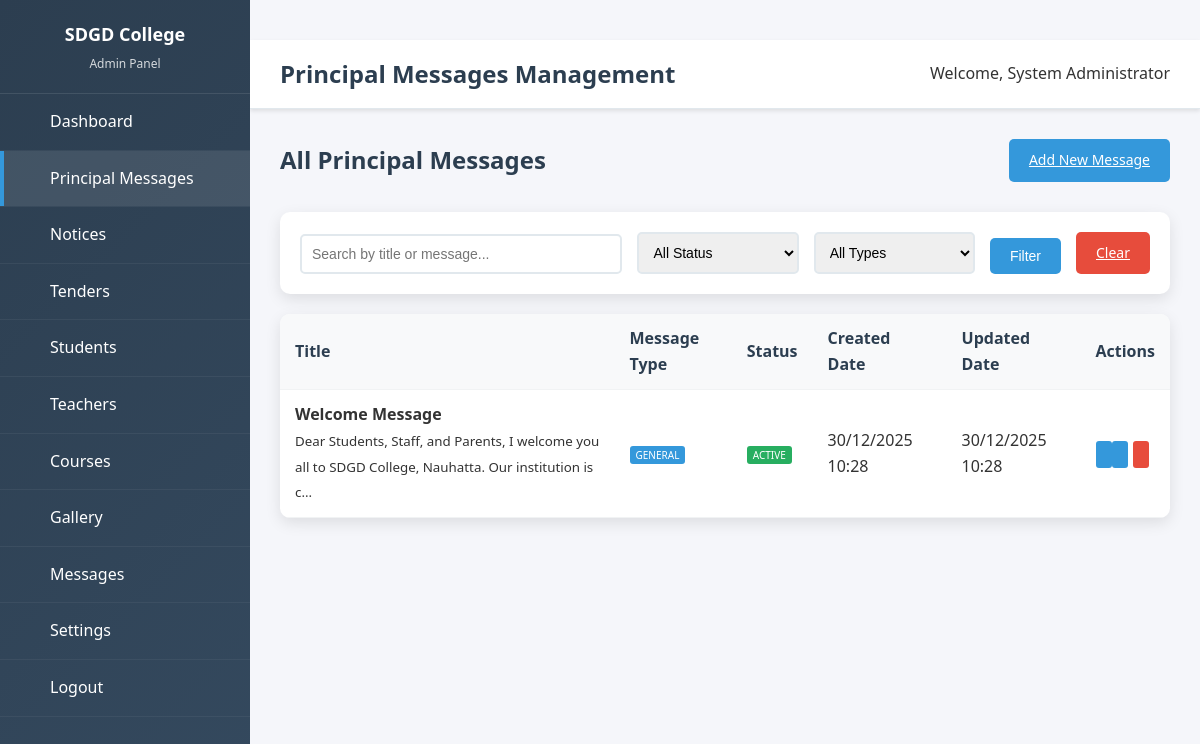
/admin/principal-messages.php (signed in), run on the app's committed database.
### tables this page shows
CREATE TABLE IF NOT EXISTS principal_messages (
    id INT PRIMARY KEY AUTO_INCREMENT,
    title VARCHAR(255) NOT NULL,
    message TEXT NOT NULL,
    message_type ENUM('general', 'students', 'staff', 'parents') DEFAULT 'general',
    status ENUM('active', 'inactive') DEFAULT 'active',
    created_by INT,
    created_at TIMESTAMP DEFAULT CURRENT_TIMESTAMP,
    updated_at TIMESTAMP DEFAULT CURRENT_TIMESTAMP ON UPDATE CURRENT_TIMESTAMP,
    FOREIGN KEY (created_by) REFERENCES admin_users(id) ON DELETE SET NULL
);

### config.php (called while the page is built, shortened)
<?php
function format_date($date, $format = 'd/m/Y') {
    return date($format, strtotime($date));
}
?>

### admin/principal-messages.php (the view, shortened to what this page needs)
<?php
require_once '../config.php';
$action = $_GET['action'] ?? 'list';
$messages = [];
if ($action === 'list') {
    $query = "SELECT * FROM principal_messages WHERE 1=1";
    $query .= " ORDER BY created_at DESC";
    $result = mysqli_query($conn, $query);
    $messages = mysqli_fetch_all($result, MYSQLI_ASSOC);
}
?>
<!DOCTYPE html>
<html lang="en">
<head>
    <link rel="stylesheet" href="../styles.css">
    <link rel="stylesheet" href="admin-styles.css">
</head>
<body>
    <div class="admin-layout">
        <aside class="sidebar">
            <div class="sidebar-header">
                <h3><i class="fas fa-graduation-cap"></i> SDGD College</h3>
                <p>Admin Panel</p>
            </div>
            <nav class="sidebar-nav">
                <ul>
                    <li><a href="dashboard.php"><i class="fas fa-tachometer-alt"></i> Dashboard</a></li>
                    <li><a href="principal-messages.php" class="active"><i class="fas fa-user-tie"></i> Principal Messages</a></li>
                    <li><a href="notices.php"><i class="fas fa-bullhorn"></i> Notices</a></li>
                    <li><a href="tenders.php"><i class="fas fa-file-contract"></i> Tenders</a></li>
                    <li><a href="students.php"><i class="fas fa-user-graduate"></i> Students</a></li>
                    <li><a href="teachers.php"><i class="fas fa-chalkboard-teacher"></i> Teachers</a></li>
                    <li><a href="courses.php"><i class="fas fa-book"></i> Courses</a></li>
                    <li><a href="gallery.php"><i class="fas fa-images"></i> Gallery</a></li>
                    <li><a href="messages.php"><i class="fas fa-envelope"></i> Messages</a></li>
                    <li><a href="settings.php"><i class="fas fa-cog"></i> Settings</a></li>
                    <li><a href="logout.php"><i class="fas fa-sign-out-alt"></i> Logout</a></li>
                </ul>
            </nav>
        </aside>
        <main class="main-content">
            <header class="admin-header">
                <div class="header-left">
                    <h1>Principal Messages Management</h1>
                </div>
                <div class="header-right">
                    <div class="admin-info">
                        <span>Welcome, <?php echo $_SESSION['admin_name']; ?></span>
                    </div>
                </div>
            </header>
            <div class="dashboard-content">
                <?php if ($action === 'list'): ?>
                    <div class="content-header">
                        <h2>All Principal Messages</h2>
                        <a href="principal-messages.php?action=add" class="btn">
                            <i class="fas fa-plus"></i> Add New Message
                        </a>
                    </div>
                    <div class="search-filters">
                        <form method="GET" class="filter-form">
                            <div class="filter-row">
                                <input type="text" name="search" placeholder="Search by title or message..."
                                       value="<?php echo $_GET['search'] ?? ''; ?>">
                                <select name="status">
                                    <option value="">All Status</option>
                                </select>
                                <select name="type">
                                    <option value="">All Types</option>
                                </select>
                                <button type="submit" class="btn">Filter</button>
                                <a href="principal-messages.php" class="btn btn-danger">Clear</a>
                            </div>
                        </form>
                    </div>
                    <div class="data-table">
                        <table>
                            <thead>
                                <tr>
                                    <th>Title</th>
                                    <th>Message Type</th>
                                    <th>Status</th>
                                    <th>Created Date</th>
                                    <th>Updated Date</th>
                                    <th>Actions</th>
                                </tr>
                            </thead>
                            <tbody>
                                <?php foreach ($messages as $item): ?>
                                    <tr>
                                        <td>
                                            <strong><?php echo $item['title']; ?></strong>
                                            <?php if (strlen($item['message']) > 100): ?>
                                                <br><small><?php echo substr($item['message'], 0, 100) . '...'; ?></small>
                                            <?php endif; ?>
                                        </td>
                                        <td>
                                            <span class="message-type"><?php echo ucfirst($item['message_type']); ?></span>
                                        </td>
                                        <td>
                                            <span class="status status-<?php echo $item['status']; ?>">
                                                <?php echo ucfirst($item['status']); ?>
                                            </span>
                                        </td>
                                        <td><?php echo format_date($item['created_at'], 'd/m/Y H:i'); ?></td>
                                        <td><?php echo format_date($item['updated_at'], 'd/m/Y H:i'); ?></td>
                                        <td>
                                            <a href="principal-messages.php?action=view&id=<?php echo $item['id']; ?>" class="btn-edit" title="View">
                                            </a>
                                            <a href="principal-messages.php?action=edit&id=<?php echo $item['id']; ?>" class="btn-edit" title="Edit">
                                            </a>
                                            <a href="principal-messages.php?action=delete&id=<?php echo $item['id']; ?>" class="btn-delete" title="Delete" onclick="return confirm('Are you sure you want to delete this message?')">
                                            </a>
                                        </td>
                                    </tr>
                                <?php endforeach; ?>
                            </tbody>
                        </table>
                    </div>
                <?php endif; ?>
            </div>
        </main>
    </div>
</body>
</html>

### styles.css (style rules this page uses)
* { margin: 0; padding: 0; box-sizing: border-box; }
body { font-family: 'Segoe UI', Tahoma, Geneva, Verdana, sans-serif; line-height: 1.6; color: #333; background-color: #f5f5f5; }
.main-content { padding: 40px 0; }

### admin/admin-styles.css (style rules this page uses)
.admin-layout { display: flex; min-height: 100vh; background: #f5f6fa; }
.sidebar { width: 250px; background: linear-gradient(135deg, #2c3e50 0%, #34495e 100%); color: white; position: fixed; height: 100vh; overflow-y: auto; z-index: 1000; transition: transform 0.3s; }
.sidebar-header { padding: 20px; text-align: center; border-bottom: 1px solid rgba(255,255,255,0.1); }
.sidebar-header h3 { margin: 0; font-size: 18px; font-weight: 600; }
.sidebar-header p { margin: 5px 0 0; font-size: 12px; opacity: 0.8; }
.sidebar-nav ul { list-style: none; padding: 0; margin: 0; }
.sidebar-nav li { border-bottom: 1px solid rgba(255,255,255,0.05); }
.sidebar-nav a { display: flex; align-items: center; padding: 15px 20px; color: white; text-decoration: none; transition: background-color 0.3s; position: relative; }
.sidebar-nav a:hover, .sidebar-nav a.active { background: rgba(255,255,255,0.1); }
.sidebar-nav a.active::before { content: ''; position: absolute; left: 0; top: 0; bottom: 0; width: 4px; background: #3498db; }
.main-content { flex: 1; margin-left: 250px; min-height: 100vh; }
.admin-header { background: white; padding: 15px 30px; border-bottom: 1px solid #e1e8ed; display: flex; justify-content: space-between; align-items: center; box-shadow: 0 2px 4px rgba(0,0,0,0.1); }
.header-left { display: flex; align-items: center; gap: 15px; }
.header-left h1 { margin: 0; font-size: 24px; color: #2c3e50; }
.admin-info { display: flex; align-items: center; gap: 10px; }
.dashboard-content { padding: 30px; }
.btn-edit { background: #3498db; color: white; padding: 5px 8px; border-radius: 3px; text-decoration: none; font-size: 12px; transition: background-color 0.3s; }
.btn { background: #3498db; color: white; border: none; padding: 10px 20px; border-radius: 5px; font-size: 14px; cursor: pointer; transition: background-color 0.3s; }
.btn-danger { background: #e74c3c; }
.data-table { width: 100%; background: white; border-radius: 10px; overflow: hidden; box-shadow: 0 5px 15px rgba(0,0,0,0.1); }
.data-table table { width: 100%; border-collapse: collapse; }
.data-table th, .data-table td { padding: 12px 15px; text-align: left; border-bottom: 1px solid #f1f3f4; }
.data-table th { background: #f8f9fa; font-weight: 600; color: #2c3e50; }

### admin/principal-messages.php (style rules this page uses)
.content-header { display: flex; justify-content: space-between; align-items: center; margin-bottom: 30px; }
.content-header h2 { margin: 0; color: #2c3e50; }
.search-filters { background: white; padding: 20px; border-radius: 10px; box-shadow: 0 5px 15px rgba(0,0,0,0.1); margin-bottom: 20px; }
.filter-form { margin: 0; }
.filter-row { display: grid; grid-template-columns: 2fr 1fr 1fr auto auto; gap: 15px; align-items: end; }
.filter-row input, .filter-row select { padding: 10px; border: 2px solid #e1e8ed; border-radius: 5px; font-size: 14px; }
.message-type { background: #3498db; color: white; padding: 2px 6px; border-radius: 3px; font-size: 10px; font-weight: 500; text-transform: uppercase; }
.status { padding: 2px 6px; border-radius: 3px; font-size: 10px; font-weight: 500; text-transform: uppercase; }
.status-active { background: #27ae60; color: white; }
.btn-delete { background: #e74c3c; color: white; padding: 5px 8px; border-radius: 3px; text-decoration: none; font-size: 12px; margin-left: 5px; }

### data on the page
principal_messages: title "Welcome Message", message "Dear Students, Staff, and Parents, I welcome you all to SDGD College, Nauhatta. Our institution is c", message_type "GENERAL", status "ACTIVE", created_at "30/12/2025 10:28", format_date($item['updated_at'], 'd/m/Y H:i') "30/12/2025 10:28"

### other printed values
$_SESSION['admin_name'] "System Administrator"
